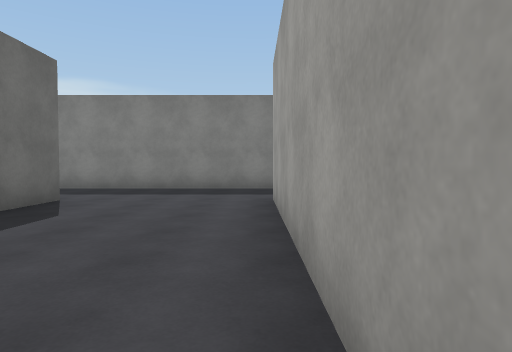
[1] (above)

24 first-person views from a walk through a Unity game level. The camera is 1.3 m above the floor, tilts 2° down and sees 75° across. The floor is counted in squares, 2 m on a side. Each view is taken from the middle of a square. On the plan, view 1 faces up. The plan holds only what a view shows up to about 10 squares ahead; the rest is blank. The place goes on beyond the plan. Surface patterns are stand-ins for the level's own textures.

[2]
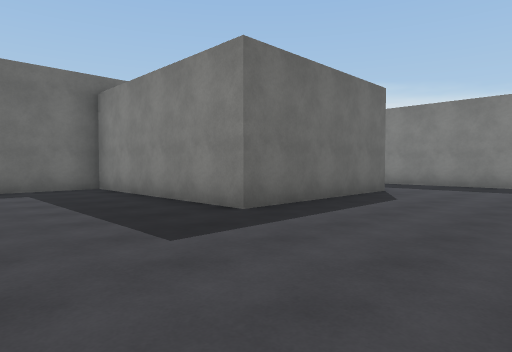

[3]
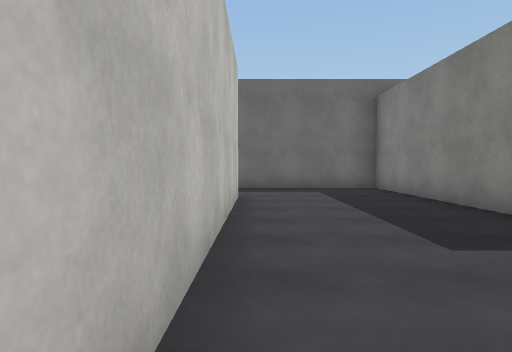

[4]
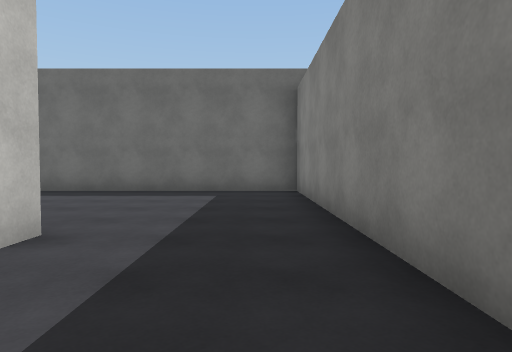

[5]
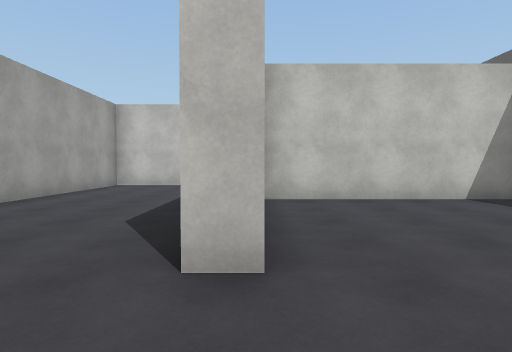

[6]
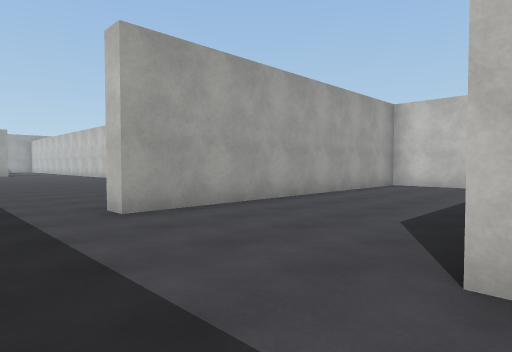

[7]
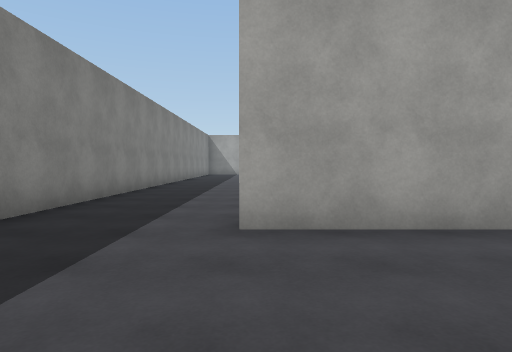

[8]
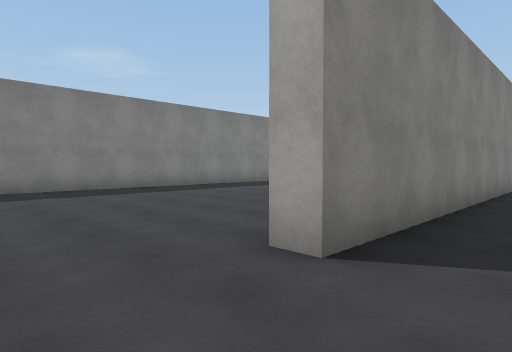

[9]
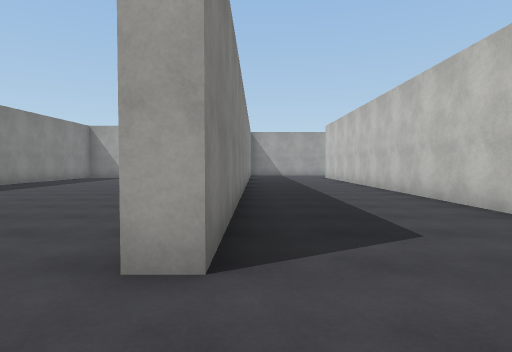

[10]
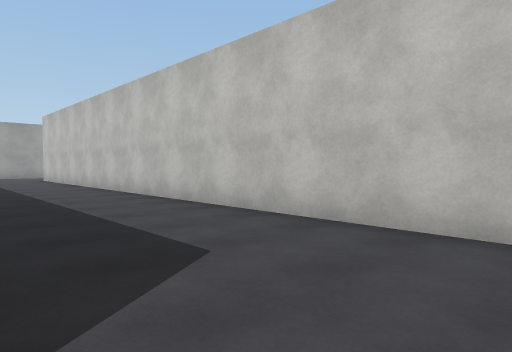

[11]
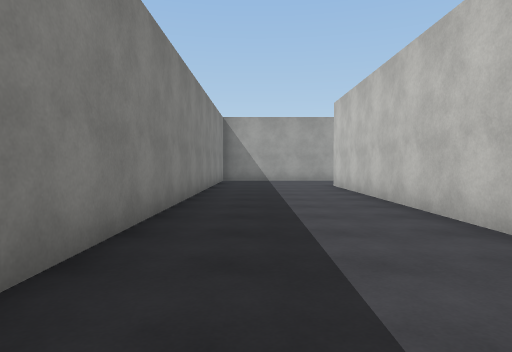

[12]
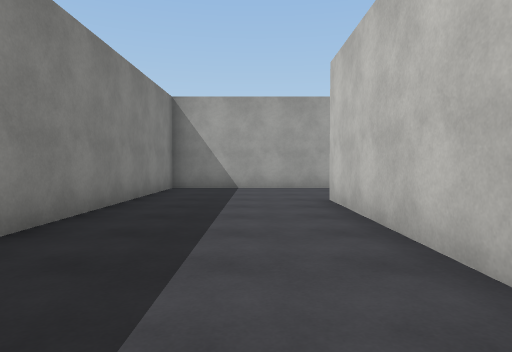

[13]
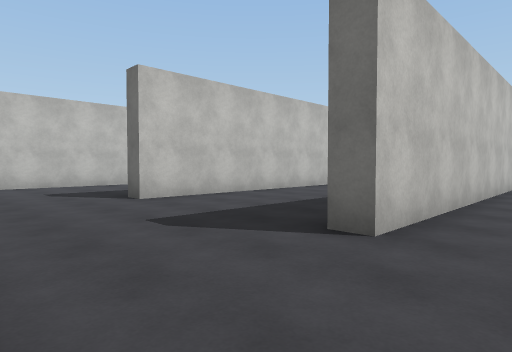

[14]
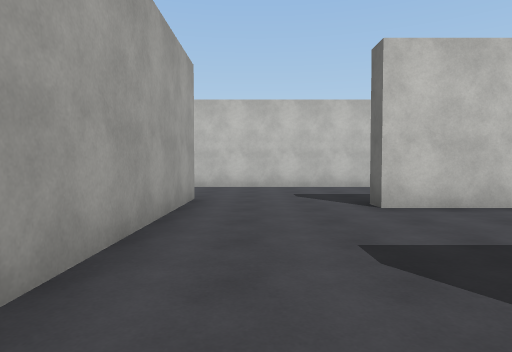

[15]
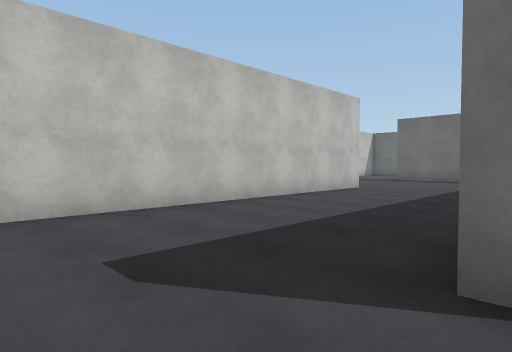

[16]
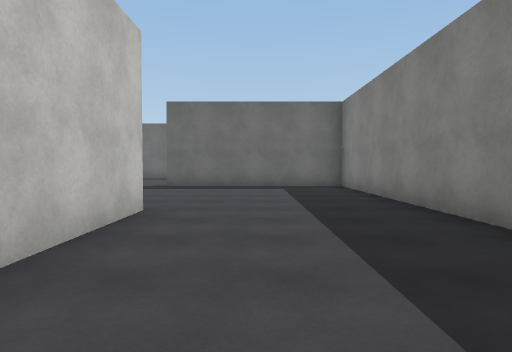

[17]
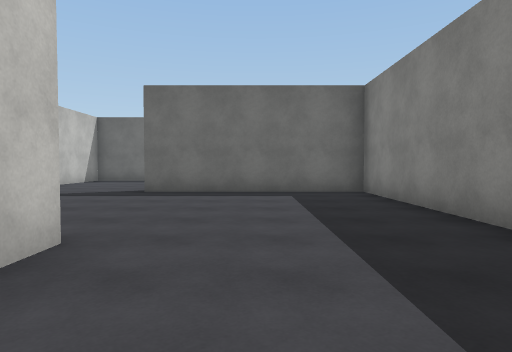

[18]
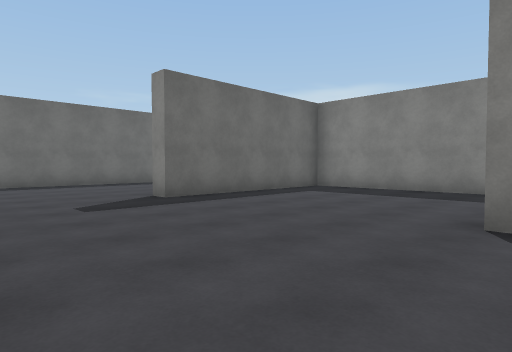

[19]
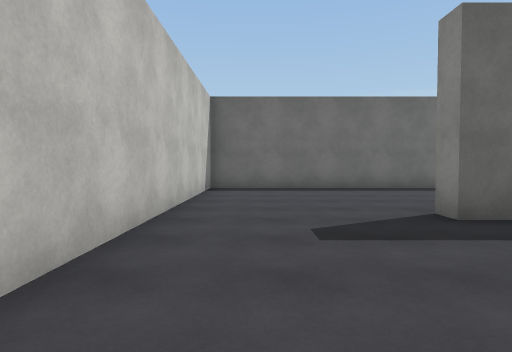

[20]
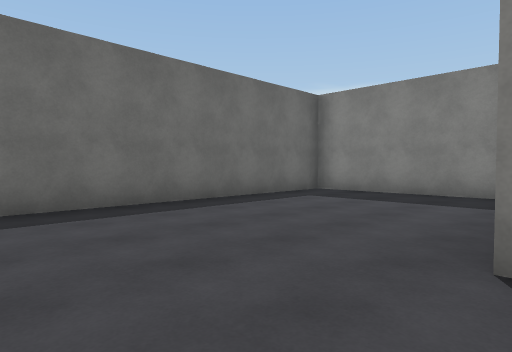

[21]
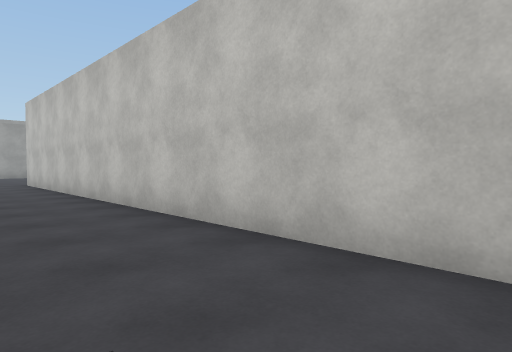

[22]
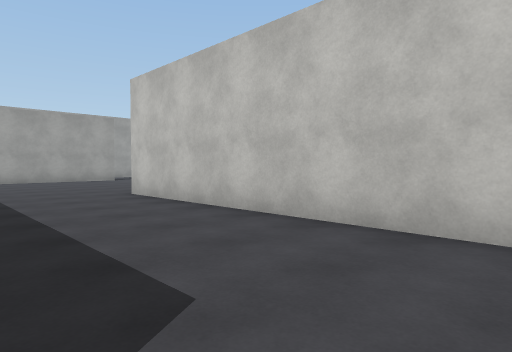

[23]
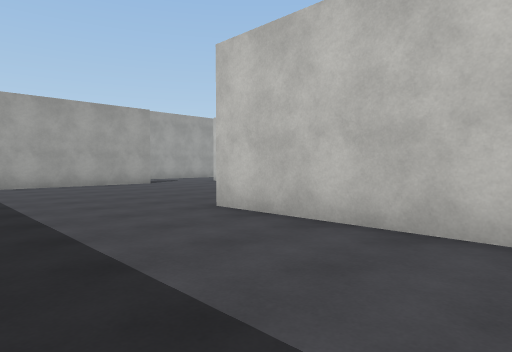

[24]
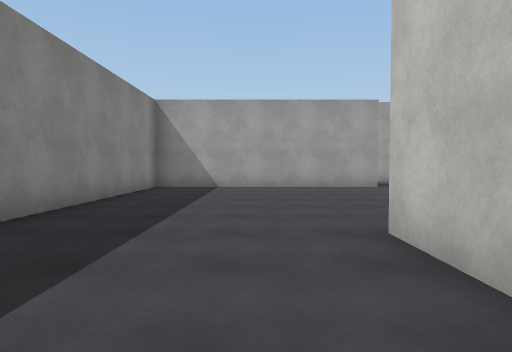

### Floor plan
Points are (right, up) in squares from view 1. A wall is a line through its corners. A room is listed if a view was taken in it or the views show most of it. See-through windows are left out.
Room 1 (views 1, 2, 3, 4, 5, 6, 7)
walls: (-4.1, 6) (-3.5, 6) (-3.5, 1.3) (-9.1, 1.3) (-9.1, -2.5); (0.3, -2) (0.3, 6) (0.9, 6); (-6.6, -2.4) (-0.1, -2.4); (1.5, 9) (-4.4, 9)
ways out: opening at (-4, 7.5) to room 3; opening at (1, 7.5)
Room 2 (views 8, 9, 10, 11, 12, 13, 14, 15, 16, 17, 18, 19, 20, 21, 22, 23, 24)
walls: (12.8, -7.4) (6.1, -7.4) (6.1, -12.6) (5.5, -12.6); (12.8, -6.9) (18.1, -6.9) (18.1, -7.5); (11.2, -11.6) (21.8, -11.6); (4.9, -7.4) (0.8, -7.4) (0.8, -16.3) (18.2, -16.3); (21.2, -8.4) (21.2, 1.3) (3.9, 1.3); (3.4, -2.4) (18.1, -2.4) (18.1, -2.9); (24.6, -17.5) (24.6, -12.1) (18.8, -12.1)
ways out: opening at (2.5, 1)
Room 3 (no view inside)
walls: (-8.9, 1.8) (-4.1, 1.8); (-4.4, 9) (-9.1, 9) (-9.1, 2.6)
ways out: opening at (-4, 7.5) to room 1

Positions as (right, up) in squares from view 1, and headings:
1: (0, 0), facing up
2: (0, -2), facing up-left
3: (0, -2), facing left
4: (-1, 8), facing left
5: (-4, 8), facing down
6: (-4, 8), facing down-right
7: (-3, 6), facing right
8: (2, 0), facing up-right
9: (2, 1), facing right
10: (3, 1), facing down-right
11: (8, 0), facing right
12: (12, -1), facing right
13: (21, -1), facing down-left
14: (20, -2), facing down
15: (20, -7), facing down-left
16: (16, -10), facing left
17: (14, -10), facing left
18: (12, -16), facing up-left
19: (10, -15), facing left
20: (6, -15), facing up-left
21: (6, -14), facing down-right
22: (11, -13), facing down-right
23: (14, -13), facing down-right
24: (15, -15), facing right
